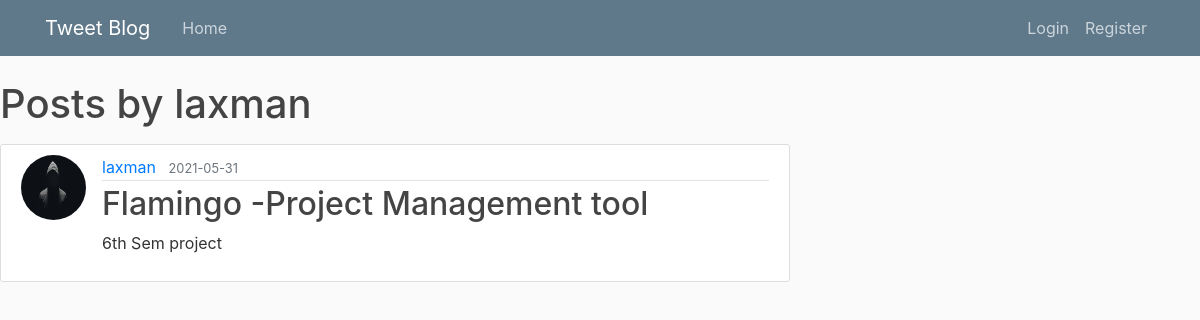
The app's page /post/laxman with its own data.
### flaskblog/models.py (models this page shows, shortened)
class User(db.Model, UserMixin):
    id = db.Column(db.Integer, primary_key=True)
    username = db.Column(db.String(20), unique=True, nullable=False)
    email = db.Column(db.String(120), unique=True, nullable=False)
    image_file = db.Column(db.String(60), nullable=False,
                           default='default.jpg')
    password = db.Column(db.String(60), nullable=False)
    posts = db.relationship('Post', backref='author', lazy=True)

class Post(db.Model):
    id = db.Column(db.Integer, primary_key=True)
    title = db.Column(db.String(100), nullable=False)
    date_posted = db.Column(db.DateTime, nullable=False,
                            default=datetime.utcnow)
    content = db.Column(db.Text, nullable=False)
    user_id = db.Column(db.Integer, db.ForeignKey('user.id'), nullable=False)

### flaskblog/routes.py (the view)
@app.route("/post/<string:username>")
def user_posts(username):
    user = User.query.filter_by(username=username).first_or_404()
    posts = Post.query.filter_by(author=user).order_by(Post.date_posted.desc()).all()
    return render_template('user_posts.html', posts=posts, user=user)

### flaskblog/templates/user_posts.html
{% extends 'layout.html'%}
{% block content %}
    <h1 class="mb-3">Posts by {{user.username}} </h1>
    {% for post in posts %}
    <article class="media content-section">
        <img class="rounded-circle article-img"
            src="{{ url_for('static', filename='profile_pics/' + post.author.image_file) }}">
        <div class="media-body">
            <div class="article-metadata">
                <a class="mr-2" href="{{ url_for('user_posts', username=post.author.username ) }}">{{ post.author.username }}</a>
                <small class="text-muted">{{ post.date_posted.strftime('%Y-%m-%d') }}</small>
            </div>
            <h2><a class="article-title" href="{{ url_for('post', post_id=post.id) }}">{{ post.title }}</a></h2>
            <p class="article-content">{{ post.content }}</p>
        </div>
    </article>
    {% endfor %}
{% endblock %}

### flaskblog/static/main.css (style rules this page uses)
body { background: #fafafa; color: #333333; margin-top: 5rem; }
h1, h2, h3, h4, h5, h6 { color: #444444; }
.content-section { background: #ffffff; padding: 10px 20px; border: 1px solid #dddddd; border-radius: 3px; margin-bottom: 20px; }
.article-title { color: #444444; }
.article-content { white-space: pre-line; }
.article-img { height: 65px; width: 65px; margin-right: 16px; }
.article-metadata { padding-bottom: 1px; margin-bottom: 4px; border-bottom: 1px solid #e3e3e3 }

### records on screen
User: username "laxman"
Post: image_file (placeholder picture), author.username "laxman", date_posted "2021-05-31", title "Flamingo -Project Management tool", content "6th Sem project"
